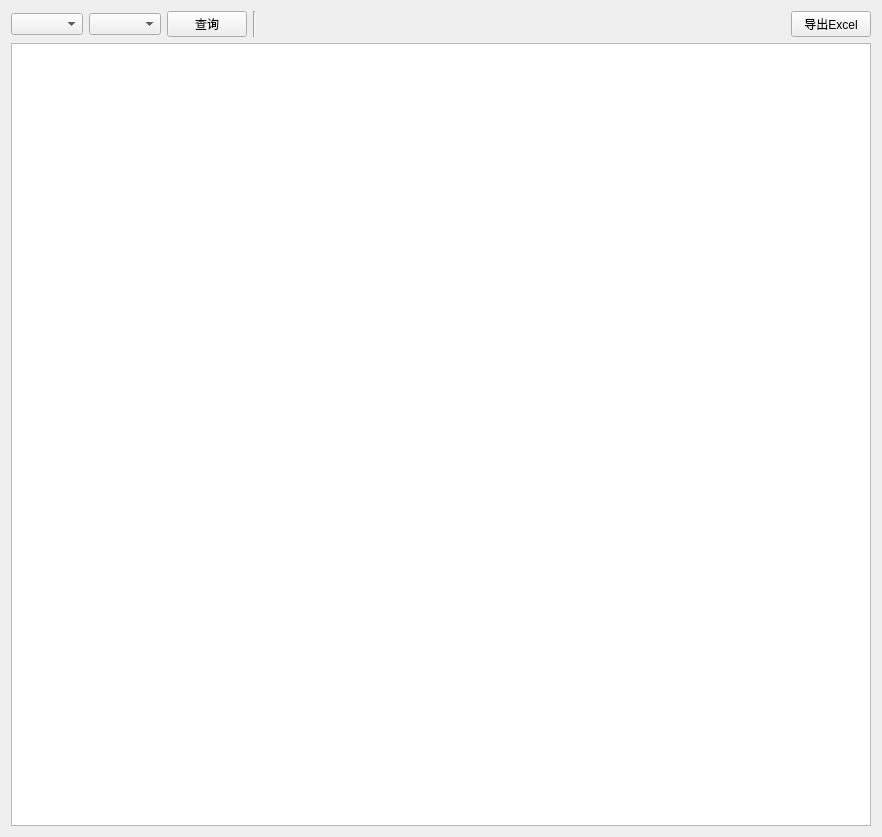
<?xml version="1.0" encoding="UTF-8"?>
<ui version="4.0">
 <class>ViewDb</class>
 <widget class="QWidget" name="ViewDb">
  <property name="geometry">
   <rect>
    <x>0</x>
    <y>0</y>
    <width>882</width>
    <height>837</height>
   </rect>
  </property>
  <property name="windowTitle">
   <string>Form</string>
  </property>
  <layout class="QVBoxLayout" name="verticalLayout">
   <item>
    <layout class="QHBoxLayout" name="horizontalLayout">
     <item>
      <widget class="QComboBox" name="s_tb"/>
     </item>
     <item>
      <widget class="QComboBox" name="s_condition"/>
     </item>
     <item>
      <widget class="QPushButton" name="bt_check">
       <property name="text">
        <string>查询</string>
       </property>
      </widget>
     </item>
     <item>
      <widget class="Line" name="line">
       <property name="orientation">
        <enum>Qt::Vertical</enum>
       </property>
      </widget>
     </item>
     <item>
      <spacer name="horizontalSpacer">
       <property name="orientation">
        <enum>Qt::Horizontal</enum>
       </property>
       <property name="sizeHint" stdset="0">
        <size>
         <width>40</width>
         <height>20</height>
        </size>
       </property>
      </spacer>
     </item>
     <item>
      <widget class="QPushButton" name="bt_export">
       <property name="text">
        <string>导出Excel</string>
       </property>
      </widget>
     </item>
    </layout>
   </item>
   <item>
    <widget class="QTableView" name="tableView"/>
   </item>
  </layout>
 </widget>
 <resources/>
 <connections/>
</ui>
